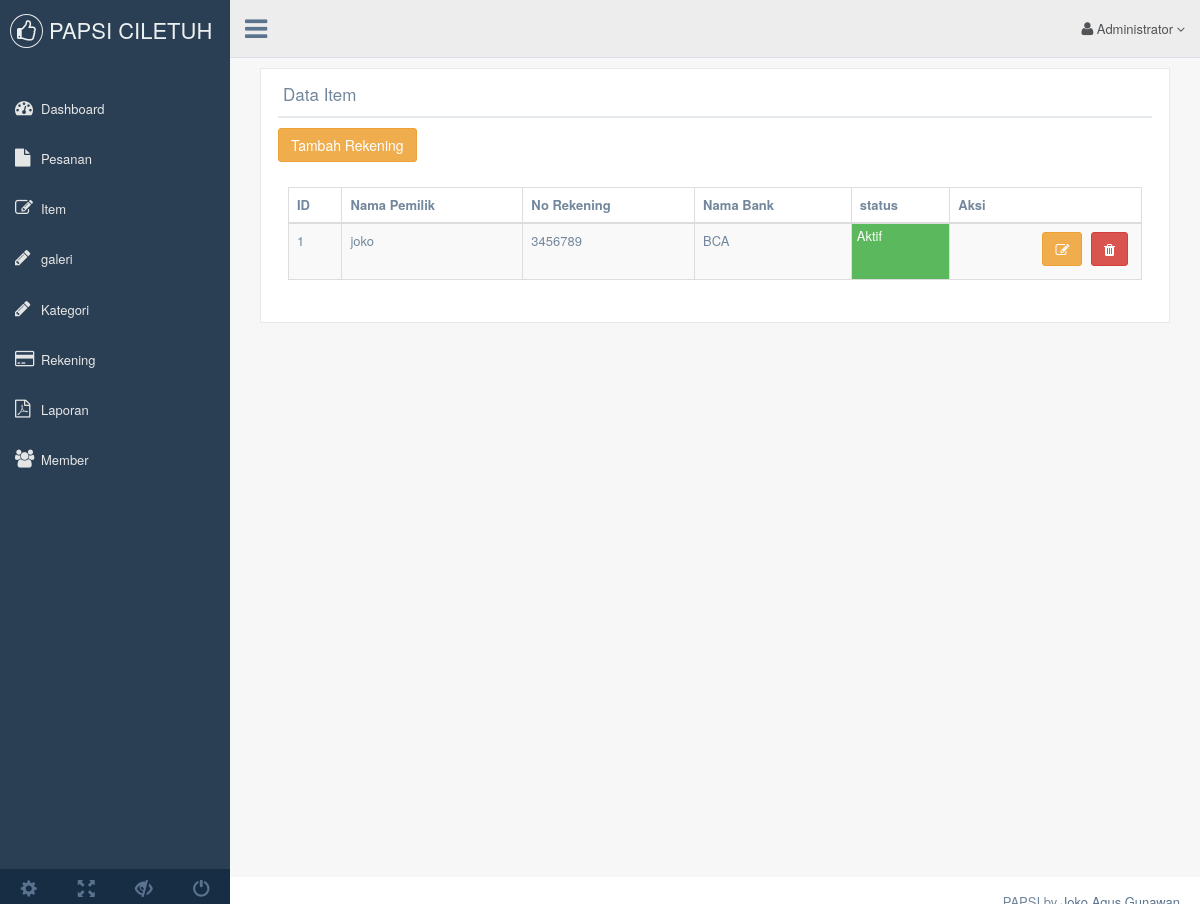
Screenshot of /index.php/rekening with the database file from the repository.
### tables this page shows
CREATE TABLE IF NOT EXISTS `t_rekening` (
  `id_rekening` int(11) NOT NULL,
  `nama_pemilik` varchar(30) NOT NULL,
  `no_rekening` varchar(30) NOT NULL,
  `nama_bank` varchar(30) NOT NULL,
  `status` tinyint(1) NOT NULL,
  PRIMARY KEY (`id_rekening`)
);

### application/libraries/Template.php (called while the page is built, shortened)
<?php
Class Template{
	function __construct()
	{
		$this->ci =&get_instance();
	}
	function admin($template, $data='')
	{
		$data['content'] = $this->ci->load->view($template, $data, TRUE);
		$data['nav'] = $this->ci->load->view('admin/nav', $data, TRUE);
		$this->ci->load->view('admin/dashboard', $data);
	}
}

### application/controllers/Rekening.php (called while the page is built, shortened)
<?php
class Rekening extends CI_Controller {
		public function index()
    {
	$data['data'] = $this->admin->get_all('t_rekening');
	$this->template->admin('admin/managemen_rekening', $data);
	}
}

### index.php (called while the page is built, shortened)
<?php
require_once BASEPATH.'core/CodeIgniter.php';

### application/models/Admin.php (called while the page is built, shortened)
<?php
class Admin extends CI_Model {
	function get_all($table)
	{
		$this->db->from($table);
		return $this->db->get();
	}
}

### application/views/admin/managemen_rekening.php (the view, shortened to what this page needs)
           <div class="col-md-12 col-sm-12 col-xs-12">
           <div class="x_panel">
             <div class="x_title">
               <h2>Data Item</h2><div class="clearfix"></div>
             </div>
 <a href="<?= base_url(); ?>rekening/add_rekening/"class="btn btn-warning">Tambah Rekening</i></a>
             <div class="x_content">
<div class="x_content">
               <table  class="table table-striped table-bordered dt-responsive nowrap" id="datatable">
                 <thead>
                   <tr>
                     <th>ID</th>
                     <th>Nama Pemilik</th>
                     <th>No Rekening</th>
                     <th>Nama Bank</th>
	  <th>status</th>
                     <th>Aksi</th>
                   </tr>
                 </thead>
                 <tbody>
                 <?php
                 $i=1;
                 foreach($data->result() as $item) :
                 ?>
                   <tr>
                     <td><?= $i++; ?></td>
                     <td><?= $item->nama_pemilik?></td>
                     <td><?= $item->no_rekening?></td>
                     <td><?= $item->nama_bank?></td>
	  <td
	  <?php
	  if ($item->status == 1){
		  echo '<label class="label-success" style="color:white; padding: 3px
		  5px;">Aktif</label>';
	  }else{
		  echo '<label class="label-danger" style="color:white; padding:3px
		  5px;">Tidak Aktif</label>';
	  }
	  ?>
	  </td>
                     <td class="text-right">
                                   <div class="tooltip-demo">
                                       <a href="<?= base_url(); ?>rekening/edit_rekening/<?= $item->id_rekening; ?>"class="btn btn-warning"><i class="fa fa-edit"></i></a>
						<a href="" class="btn btn-danger" onclick="return confirm('Yakin Ingin Menghapus Rekening')"><i class="fa fa-trash"></i></a>
					</div>
                                   </td>
                   </tr>
                   <?php endforeach; ?>
                 </tbody>
               </table>
             </div>
           </div>
         </div>

### rows the page displays
t_rekening: nama_pemilik "joko", no_rekening "3456789", nama_bank "BCA", status "Aktif"
